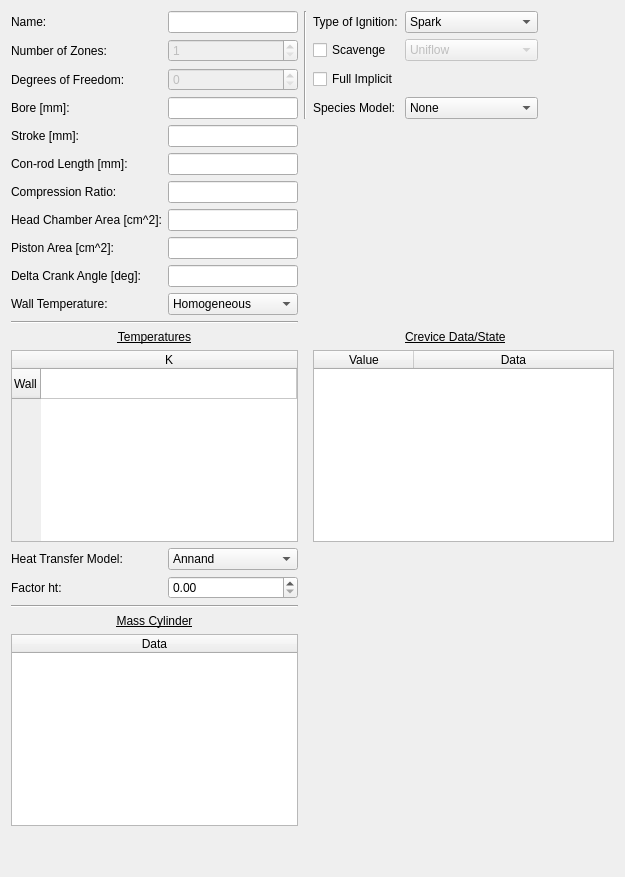
     <widget class="QWidget" name="General">
      <property name="autoFillBackground">
       <bool>true</bool>
      </property>
      <attribute name="title">
       <string>General</string>
      </attribute>
      <layout class="QGridLayout" name="gridLayout_2">
       <item row="9" column="0">
        <widget class="QLabel" name="label_10">
         <property name="font">
          <font>
           <pointsize>9</pointsize>
          </font>
         </property>
         <property name="text">
          <string>Delta Crank Angle [deg]:</string>
         </property>
        </widget>
       </item>
       <item row="3" column="4">
        <widget class="QComboBox" name="species_model">
         <property name="font">
          <font>
           <pointsize>9</pointsize>
          </font>
         </property>
         <item>
          <property name="text">
           <string>None</string>
          </property>
         </item>
         <item>
          <property name="text">
           <string>Single Component</string>
          </property>
         </item>
        </widget>
       </item>
       <item row="3" column="1">
        <widget class="QLineEdit" name="Bore">
         <property name="font">
          <font>
           <pointsize>9</pointsize>
          </font>
         </property>
        </widget>
       </item>
       <item row="12" column="0" colspan="2">
        <widget class="QLabel" name="label_12">
         <property name="font">
          <font>
           <pointsize>9</pointsize>
           <underline>true</underline>
          </font>
         </property>
         <property name="layoutDirection">
          <enum>Qt::LeftToRight</enum>
         </property>
         <property name="text">
          <string>Temperatures</string>
         </property>
         <property name="alignment">
          <set>Qt::AlignCenter</set>
         </property>
        </widget>
       </item>
       <item row="6" column="0">
        <widget class="QLabel" name="label_7">
         <property name="font">
          <font>
           <pointsize>9</pointsize>
          </font>
         </property>
         <property name="text">
          <string>Compression Ratio:</string>
         </property>
        </widget>
       </item>
       <item row="8" column="0">
        <widget class="QLabel" name="label_9">
         <property name="font">
          <font>
           <pointsize>9</pointsize>
          </font>
         </property>
         <property name="text">
          <string>Piston Area [cm^2]:</string>
         </property>
        </widget>
       </item>
       <item row="17" column="0" colspan="2">
        <widget class="QLabel" name="label_17">
         <property name="font">
          <font>
           <pointsize>9</pointsize>
           <underline>true</underline>
          </font>
         </property>
         <property name="text">
          <string>Mass Cylinder</string>
         </property>
         <property name="alignment">
          <set>Qt::AlignCenter</set>
         </property>
        </widget>
       </item>
       <item row="3" column="3">
        <widget class="QLabel" name="label_14">
         <property name="font">
          <font>
           <pointsize>9</pointsize>
          </font>
         </property>
         <property name="text">
          <string>Species Model:</string>
         </property>
        </widget>
       </item>
       <item row="15" column="0">
        <widget class="QLabel" name="label_16">
         <property name="font">
          <font>
           <pointsize>9</pointsize>
          </font>
         </property>
         <property name="text">
          <string>Factor ht:</string>
         </property>
        </widget>
       </item>
       <item row="2" column="1">
        <widget class="QSpinBox" name="ndof">
         <property name="enabled">
          <bool>false</bool>
         </property>
         <property name="font">
          <font>
           <pointsize>9</pointsize>
          </font>
         </property>
        </widget>
       </item>
       <item row="1" column="1">
        <widget class="QSpinBox" name="nnod">
         <property name="enabled">
          <bool>false</bool>
         </property>
         <property name="font">
          <font>
           <pointsize>9</pointsize>
          </font>
         </property>
         <property name="minimum">
          <number>1</number>
         </property>
        </widget>
       </item>
       <item row="0" column="1">
        <widget class="QLineEdit" name="label">
         <property name="font">
          <font>
           <pointsize>9</pointsize>
          </font>
         </property>
        </widget>
       </item>
       <item row="2" column="3">
        <widget class="QCheckBox" name="full_implicit">
         <property name="font">
          <font>
           <pointsize>9</pointsize>
          </font>
         </property>
         <property name="text">
          <string>Full Implicit</string>
         </property>
        </widget>
       </item>
       <item row="0" column="2" rowspan="4">
        <widget class="Line" name="line_3">
         <property name="font">
          <font>
           <pointsize>9</pointsize>
          </font>
         </property>
         <property name="orientation">
          <enum>Qt::Vertical</enum>
         </property>
        </widget>
       </item>
       <item row="9" column="1">
        <widget class="QLineEdit" name="delta_ca">
         <property name="font">
          <font>
           <pointsize>9</pointsize>
          </font>
         </property>
        </widget>
       </item>
       <item row="7" column="1">
        <widget class="QLineEdit" name="head_chamber_area">
         <property name="font">
          <font>
           <pointsize>9</pointsize>
          </font>
         </property>
        </widget>
       </item>
       <item row="3" column="0">
        <widget class="QLabel" name="label_4">
         <property name="font">
          <font>
           <pointsize>9</pointsize>
          </font>
         </property>
         <property name="text">
          <string>Bore [mm]:</string>
         </property>
        </widget>
       </item>
       <item row="5" column="0">
        <widget class="QLabel" name="label_6">
         <property name="font">
          <font>
           <pointsize>9</pointsize>
          </font>
         </property>
         <property name="text">
          <string>Con-rod Length [mm]:</string>
         </property>
        </widget>
       </item>
       <item row="2" column="0">
        <widget class="QLabel" name="label_3">
         <property name="font">
          <font>
           <pointsize>9</pointsize>
          </font>
         </property>
         <property name="text">
          <string>Degrees of Freedom:</string>
         </property>
        </widget>
       </item>
       <item row="15" column="1">
        <widget class="QDoubleSpinBox" name="factor_ht">
         <property name="font">
          <font>
           <pointsize>9</pointsize>
          </font>
         </property>
        </widget>
       </item>
       <item row="7" column="0">
        <widget class="QLabel" name="label_8">
         <property name="font">
          <font>
           <pointsize>9</pointsize>
          </font>
         </property>
         <property name="text">
          <string>Head Chamber Area [cm^2]:</string>
         </property>
        </widget>
       </item>
       <item row="1" column="0">
        <widget class="QLabel" name="label_2">
         <property name="font">
          <font>
           <pointsize>9</pointsize>
          </font>
         </property>
         <property name="text">
          <string>Number of Zones:</string>
         </property>
        </widget>
       </item>
       <item row="1" column="4">
        <widget class="QComboBox" name="scavenge_type">
         <property name="enabled">
          <bool>false</bool>
         </property>
         <property name="font">
          <font>
           <pointsize>9</pointsize>
          </font>
         </property>
         <item>
          <property name="text">
           <string>Uniflow</string>
          </property>
         </item>
         <item>
          <property name="text">
           <string>Scre</string>
          </property>
         </item>
         <item>
          <property name="text">
           <string>Yam1</string>
          </property>
         </item>
         <item>
          <property name="text">
           <string>Yam6</string>
          </property>
         </item>
         <item>
          <property name="text">
           <string>Cd</string>
          </property>
         </item>
         <item>
          <property name="text">
           <string>Qubcr</string>
          </property>
         </item>
        </widget>
       </item>
       <item row="19" column="0">
        <spacer name="verticalSpacer">
         <property name="font">
          <font>
           <pointsize>9</pointsize>
          </font>
         </property>
         <property name="orientation">
          <enum>Qt::Vertical</enum>
         </property>
         <property name="sizeHint" stdset="0">
          <size>
           <width>20</width>
           <height>40</height>
          </size>
         </property>
        </spacer>
       </item>
       <item row="10" column="0">
        <widget class="QLabel" name="label_11">
         <property name="font">
          <font>
           <pointsize>9</pointsize>
          </font>
         </property>
         <property name="text">
          <string>Wall Temperature:</string>
         </property>
        </widget>
       </item>
       <item row="6" column="1">
        <widget class="QLineEdit" name="Vol_clearance">
         <property name="font">
          <font>
           <pointsize>9</pointsize>
          </font>
         </property>
        </widget>
       </item>
       <item row="8" column="1">
        <widget class="QLineEdit" name="piston_area">
         <property name="font">
          <font>
           <pointsize>9</pointsize>
          </font>
         </property>
        </widget>
       </item>
       <item row="0" column="3">
        <widget class="QLabel" name="label_13">
         <property name="font">
          <font>
           <pointsize>9</pointsize>
          </font>
         </property>
         <property name="text">
          <string>Type of Ignition:</string>
         </property>
        </widget>
       </item>
       <item row="10" column="1">
        <widget class="QComboBox" name="type_temperature">
         <property name="font">
          <font>
           <pointsize>9</pointsize>
          </font>
         </property>
         <item>
          <property name="text">
           <string>Homogeneous</string>
          </property>
         </item>
         <item>
          <property name="text">
           <string>No Homogeneous</string>
          </property>
         </item>
        </widget>
       </item>
       <item row="14" column="1">
        <widget class="QComboBox" name="model_ht">
         <property name="font">
          <font>
           <pointsize>9</pointsize>
          </font>
         </property>
         <item>
          <property name="text">
           <string>Annand</string>
          </property>
         </item>
         <item>
          <property name="text">
           <string>Woschni 1</string>
          </property>
         </item>
         <item>
          <property name="text">
           <string>Woschni 2</string>
          </property>
         </item>
         <item>
          <property name="text">
           <string>Taylor</string>
          </property>
         </item>
        </widget>
       </item>
       <item row="13" column="0" colspan="2">
        <widget class="QTableWidget" name="twall">
         <property name="font">
          <font>
           <pointsize>9</pointsize>
          </font>
         </property>
         <attribute name="horizontalHeaderShowSortIndicator" stdset="0">
          <bool>false</bool>
         </attribute>
         <attribute name="horizontalHeaderStretchLastSection">
          <bool>true</bool>
         </attribute>
         <row>
          <property name="text">
           <string>Wall</string>
          </property>
          <property name="font">
           <font>
            <pointsize>9</pointsize>
           </font>
          </property>
         </row>
         <column>
          <property name="text">
           <string>K</string>
          </property>
          <property name="font">
           <font>
            <pointsize>9</pointsize>
           </font>
          </property>
         </column>
        </widget>
       </item>
       <item row="1" column="3">
        <widget class="QCheckBox" name="scavenge">
         <property name="font">
          <font>
           <pointsize>9</pointsize>
          </font>
         </property>
         <property name="text">
          <string>Scavenge</string>
         </property>
        </widget>
       </item>
       <item row="0" column="0">
        <widget class="QLabel" name="label_0">
         <property name="font">
          <font>
           <pointsize>9</pointsize>
          </font>
         </property>
         <property name="text">
          <string>Name:</string>
         </property>
        </widget>
       </item>
       <item row="4" column="0">
        <widget class="QLabel" name="label_5">
         <property name="font">
          <font>
           <pointsize>9</pointsize>
          </font>
         </property>
         <property name="text">
          <string>Stroke [mm]:</string>
         </property>
        </widget>
       </item>
       <item row="0" column="4">
        <widget class="QComboBox" name="type_ig">
         <property name="font">
          <font>
           <pointsize>9</pointsize>
          </font>
         </property>
         <item>
          <property name="text">
           <string>Spark</string>
          </property>
         </item>
         <item>
          <property name="text">
           <string>Compression</string>
          </property>
         </item>
        </widget>
       </item>
       <item row="11" column="0" colspan="2">
        <widget class="Line" name="line">
         <property name="font">
          <font>
           <pointsize>9</pointsize>
          </font>
         </property>
         <property name="orientation">
          <enum>Qt::Horizontal</enum>
         </property>
        </widget>
       </item>
       <item row="0" column="5">
        <spacer name="horizontalSpacer_2">
         <property name="font">
          <font>
           <pointsize>9</pointsize>
          </font>
         </property>
         <property name="orientation">
          <enum>Qt::Horizontal</enum>
         </property>
         <property name="sizeType">
          <enum>QSizePolicy::Fixed</enum>
         </property>
         <property name="sizeHint" stdset="0">
          <size>
           <width>70</width>
           <height>20</height>
          </size>
         </property>
        </spacer>
       </item>
       <item row="18" column="0" colspan="2">
        <widget class="QTableWidget" name="mass_C">
         <property name="font">
          <font>
           <pointsize>9</pointsize>
          </font>
         </property>
         <attribute name="horizontalHeaderShowSortIndicator" stdset="0">
          <bool>false</bool>
         </attribute>
         <attribute name="horizontalHeaderStretchLastSection">
          <bool>true</bool>
         </attribute>
         <column>
          <property name="text">
           <string>Data</string>
          </property>
          <property name="font">
           <font>
            <pointsize>9</pointsize>
           </font>
          </property>
         </column>
        </widget>
       </item>
       <item row="5" column="1">
        <widget class="QLineEdit" name="rod_length">
         <property name="font">
          <font>
           <pointsize>9</pointsize>
          </font>
         </property>
        </widget>
       </item>
       <item row="4" column="1">
        <widget class="QLineEdit" name="crank_radius">
         <property name="font">
          <font>
           <pointsize>9</pointsize>
          </font>
         </property>
        </widget>
       </item>
       <item row="16" column="0" colspan="2">
        <widget class="Line" name="line_2">
         <property name="font">
          <font>
           <pointsize>9</pointsize>
          </font>
         </property>
         <property name="orientation">
          <enum>Qt::Horizontal</enum>
         </property>
        </widget>
       </item>
       <item row="14" column="0">
        <widget class="QLabel" name="label_15">
         <property name="font">
          <font>
           <pointsize>9</pointsize>
          </font>
         </property>
         <property name="text">
          <string>Heat Transfer Model:</string>
         </property>
        </widget>
       </item>
       <item row="13" column="3" colspan="3">
        <widget class="QTableWidget" name="crevice_tableWidget">
         <property name="font">
          <font>
           <pointsize>9</pointsize>
          </font>
         </property>
         <attribute name="horizontalHeaderShowSortIndicator" stdset="0">
          <bool>false</bool>
         </attribute>
         <attribute name="horizontalHeaderStretchLastSection">
          <bool>true</bool>
         </attribute>
         <column>
          <property name="text">
           <string>Value</string>
          </property>
          <property name="font">
           <font>
            <pointsize>9</pointsize>
           </font>
          </property>
         </column>
         <column>
          <property name="text">
           <string>Data</string>
          </property>
          <property name="font">
           <font>
            <pointsize>9</pointsize>
           </font>
          </property>
         </column>
        </widget>
       </item>
       <item row="12" column="4">
        <widget class="QLabel" name="label_18">
         <property name="font">
          <font>
           <pointsize>9</pointsize>
           <underline>true</underline>
          </font>
         </property>
         <property name="text">
          <string>Crevice Data/State</string>
         </property>
        </widget>
       </item>
      </layout>
     </widget>
